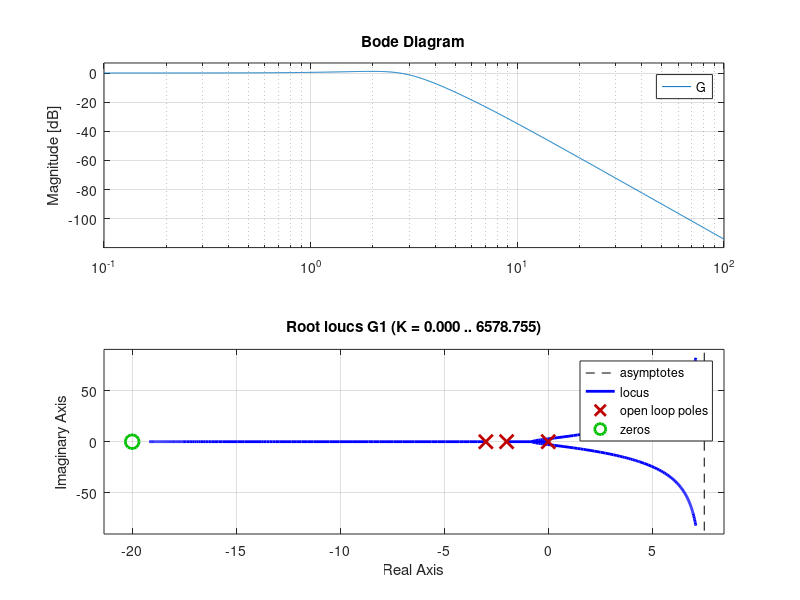
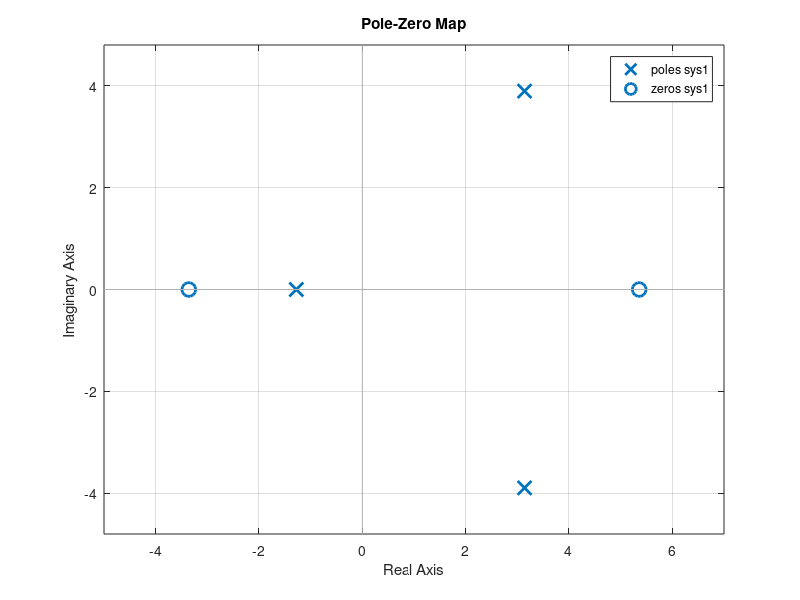
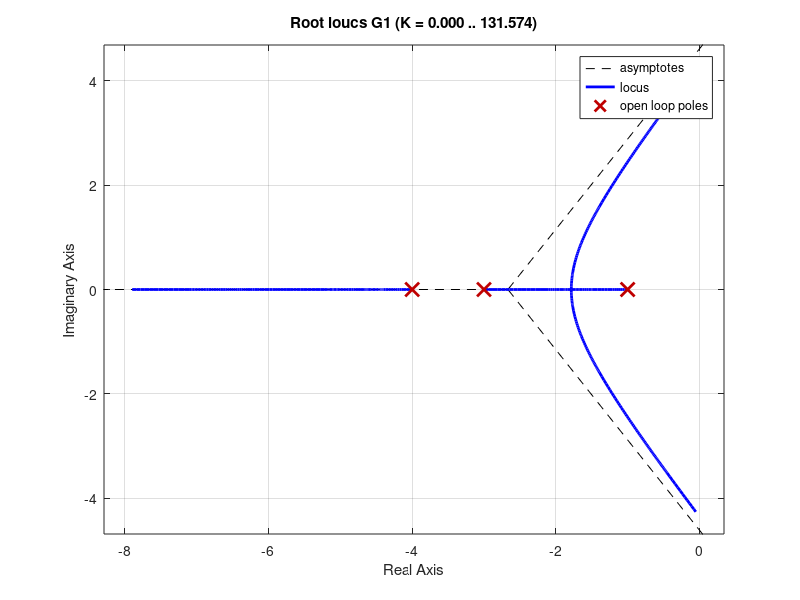
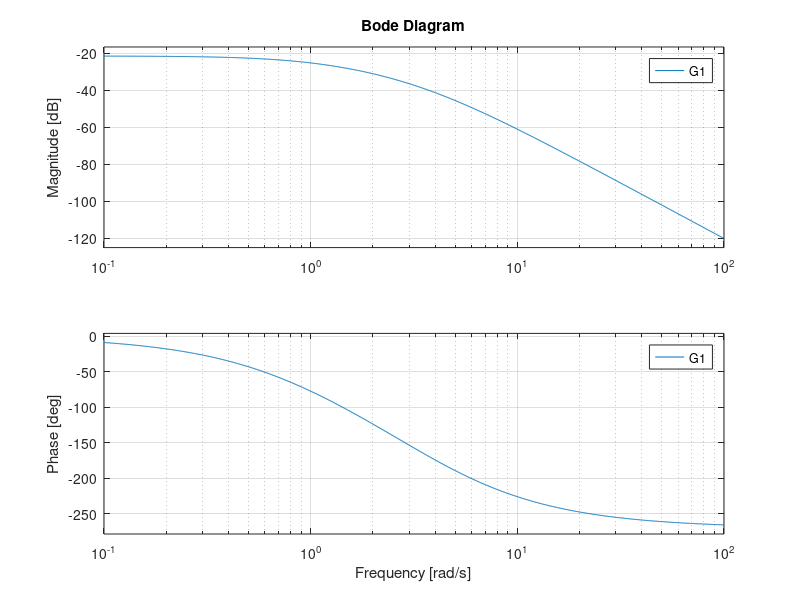

MATLAB code to generate these figures, in order:
%% Problem 1
s=tf('s'); %define s operator

G1=200/(s*(s^3+6*s^2+11*s+6))
G=feedback(G1,1);
%nyquist(G2);
zero(G) %zeros
pole(G) %poles
pzmap(G); grid on;
bode(G)

%% Problem 2
s=tf('s'); %define s operator
K=1; % set gain 0 dB (unity gain)
G1=K*(s+20)/(s*(s+2)*(s+3));
rlocus(G1)

%% Problem 3
A=[0 1 3; 2 2 4; 1 -4 3];
eig(A)
B=[0;1;0];
C=[1 1 0];
D=0;
sys1=ss(A,B,C,D)
%bode(sys1)
figure;pzmap(sys1)
%step(sys1)

%% Problem 4
s=tf('s'); %define s operator
K=1;
G1=K/((s+1)*(s+3)*(s+4));
figure
hold on;
subplot(2,1,1)
K=20;
G2=K/((s+1)*(s+3)*(s+4));
G2=feedback(G2,1);
step(G2);
title('Step response K=20');
subplot(2,1,2)
K=200;
G2=K/((s+1)*(s+3)*(s+4));
G2=feedback(G2,1);
step(G2);
title('Step response K=200');
%%
s=tf('s');
K=1;
G1=K/((s+1)*(s+3)*(s+4));
rlocus(G1)
%%
figure
bode(G1); grid on;
%% Problem 5
s=tf('s');
K=1;
Gol=K/((s^2+2*s+4)*(s+2));
Gcl=feedback(Gol,1);
figure; margin(Gol);
% title('Bode diagram for open-loop, K=1');
